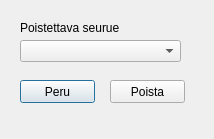
<?xml version="1.0" encoding="UTF-8"?>
<ui version="4.0">
 <class>Dialog</class>
 <widget class="QDialog" name="Dialog">
  <property name="geometry">
   <rect>
    <x>0</x>
    <y>0</y>
    <width>214</width>
    <height>139</height>
   </rect>
  </property>
  <property name="windowTitle">
   <string>Dialog</string>
  </property>
  <widget class="QPushButton" name="removePartyCancelPushButton">
   <property name="geometry">
    <rect>
     <x>20</x>
     <y>80</y>
     <width>75</width>
     <height>23</height>
    </rect>
   </property>
   <property name="text">
    <string>Peru</string>
   </property>
   <property name="default">
    <bool>true</bool>
   </property>
  </widget>
  <widget class="QComboBox" name="removePartyComboBox">
   <property name="geometry">
    <rect>
     <x>20</x>
     <y>40</y>
     <width>161</width>
     <height>22</height>
    </rect>
   </property>
  </widget>
  <widget class="QLabel" name="label_12">
   <property name="geometry">
    <rect>
     <x>20</x>
     <y>20</y>
     <width>101</width>
     <height>16</height>
    </rect>
   </property>
   <property name="text">
    <string>Poistettava seurue</string>
   </property>
  </widget>
  <widget class="QPushButton" name="removePartyRemovePushButton">
   <property name="geometry">
    <rect>
     <x>110</x>
     <y>80</y>
     <width>75</width>
     <height>23</height>
    </rect>
   </property>
   <property name="text">
    <string>Poista</string>
   </property>
  </widget>
 </widget>
 <resources/>
 <connections/>
</ui>
